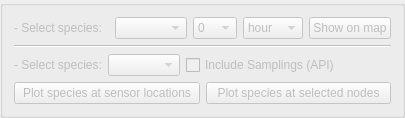
       <widget class="QGroupBox" name="results_group">
        <property name="enabled">
         <bool>false</bool>
        </property>
        <property name="sizePolicy">
         <sizepolicy hsizetype="Preferred" vsizetype="Preferred">
          <horstretch>0</horstretch>
          <verstretch>0</verstretch>
         </sizepolicy>
        </property>
        <property name="title">
         <string/>
        </property>
        <layout class="QGridLayout" name="gridLayout_6">
         <item row="1" column="0">
          <layout class="QVBoxLayout" name="verticalLayout_4">
           <item>
            <layout class="QHBoxLayout" name="horizontalLayout_5">
             <item>
              <widget class="QLabel" name="lbl_select_species_2">
               <property name="sizePolicy">
                <sizepolicy hsizetype="Preferred" vsizetype="Preferred">
                 <horstretch>0</horstretch>
                 <verstretch>0</verstretch>
                </sizepolicy>
               </property>
               <property name="text">
                <string>- Select species:  </string>
               </property>
              </widget>
             </item>
             <item>
              <widget class="QComboBox" name="select_species">
               <property name="sizePolicy">
                <sizepolicy hsizetype="Preferred" vsizetype="Preferred">
                 <horstretch>0</horstretch>
                 <verstretch>0</verstretch>
                </sizepolicy>
               </property>
              </widget>
             </item>
             <item>
              <widget class="QComboBox" name="sim_hour">
               <property name="sizePolicy">
                <sizepolicy hsizetype="Preferred" vsizetype="Preferred">
                 <horstretch>0</horstretch>
                 <verstretch>0</verstretch>
                </sizepolicy>
               </property>
               <item>
                <property name="text">
                 <string>0</string>
                </property>
               </item>
               <item>
                <property name="text">
                 <string>1</string>
                </property>
               </item>
               <item>
                <property name="text">
                 <string>2</string>
                </property>
               </item>
               <item>
                <property name="text">
                 <string>3</string>
                </property>
               </item>
               <item>
                <property name="text">
                 <string>4</string>
                </property>
               </item>
               <item>
                <property name="text">
                 <string>5</string>
                </property>
               </item>
               <item>
                <property name="text">
                 <string>6</string>
                </property>
               </item>
               <item>
                <property name="text">
                 <string>7</string>
                </property>
               </item>
               <item>
                <property name="text">
                 <string>8</string>
                </property>
               </item>
               <item>
                <property name="text">
                 <string>9</string>
                </property>
               </item>
               <item>
                <property name="text">
                 <string>10</string>
                </property>
               </item>
               <item>
                <property name="text">
                 <string>11</string>
                </property>
               </item>
               <item>
                <property name="text">
                 <string>12</string>
                </property>
               </item>
               <item>
                <property name="text">
                 <string>13</string>
                </property>
               </item>
               <item>
                <property name="text">
                 <string>14</string>
                </property>
               </item>
               <item>
                <property name="text">
                 <string>15</string>
                </property>
               </item>
               <item>
                <property name="text">
                 <string>16</string>
                </property>
               </item>
               <item>
                <property name="text">
                 <string>17</string>
                </property>
               </item>
               <item>
                <property name="text">
                 <string>18</string>
                </property>
               </item>
               <item>
                <property name="text">
                 <string>19</string>
                </property>
               </item>
               <item>
                <property name="text">
                 <string>20</string>
                </property>
               </item>
               <item>
                <property name="text">
                 <string>21</string>
                </property>
               </item>
               <item>
                <property name="text">
                 <string>22</string>
                </property>
               </item>
               <item>
                <property name="text">
                 <string>23</string>
                </property>
               </item>
               <item>
                <property name="text">
                 <string>24</string>
                </property>
               </item>
              </widget>
             </item>
             <item>
              <widget class="QComboBox" name="hour_min_max">
               <property name="sizePolicy">
                <sizepolicy hsizetype="Preferred" vsizetype="Preferred">
                 <horstretch>0</horstretch>
                 <verstretch>0</verstretch>
                </sizepolicy>
               </property>
               <item>
                <property name="text">
                 <string>hour</string>
                </property>
               </item>
               <item>
                <property name="text">
                 <string>min</string>
                </property>
               </item>
               <item>
                <property name="text">
                 <string>max</string>
                </property>
               </item>
               <item>
                <property name="text">
                 <string>mean</string>
                </property>
               </item>
              </widget>
             </item>
             <item>
              <widget class="QPushButton" name="show_update_map">
               <property name="sizePolicy">
                <sizepolicy hsizetype="Preferred" vsizetype="Preferred">
                 <horstretch>0</horstretch>
                 <verstretch>0</verstretch>
                </sizepolicy>
               </property>
               <property name="text">
                <string>Show on map</string>
               </property>
              </widget>
             </item>
            </layout>
           </item>
           <item>
            <widget class="Line" name="line_5">
             <property name="sizePolicy">
              <sizepolicy hsizetype="Preferred" vsizetype="Preferred">
               <horstretch>0</horstretch>
               <verstretch>0</verstretch>
              </sizepolicy>
             </property>
             <property name="orientation">
              <enum>Qt::Horizontal</enum>
             </property>
            </widget>
           </item>
           <item>
            <layout class="QHBoxLayout" name="horizontalLayout_14">
             <item>
              <widget class="QLabel" name="lbl_select_species_3">
               <property name="sizePolicy">
                <sizepolicy hsizetype="Preferred" vsizetype="Preferred">
                 <horstretch>0</horstretch>
                 <verstretch>0</verstretch>
                </sizepolicy>
               </property>
               <property name="text">
                <string>- Select species:</string>
               </property>
              </widget>
             </item>
             <item>
              <widget class="QgsCheckableComboBox" name="sim_multi_model_species">
               <property name="sizePolicy">
                <sizepolicy hsizetype="Preferred" vsizetype="Preferred">
                 <horstretch>0</horstretch>
                 <verstretch>0</verstretch>
                </sizepolicy>
               </property>
              </widget>
             </item>
             <item>
              <widget class="QCheckBox" name="samplings_checkbox">
               <property name="sizePolicy">
                <sizepolicy hsizetype="Preferred" vsizetype="Preferred">
                 <horstretch>0</horstretch>
                 <verstretch>0</verstretch>
                </sizepolicy>
               </property>
               <property name="text">
                <string>Include Samplings (API)</string>
               </property>
              </widget>
             </item>
             <item>
              <spacer name="horizontalSpacer_15">
               <property name="sizePolicy">
                <sizepolicy hsizetype="Minimum" vsizetype="Minimum">
                 <horstretch>0</horstretch>
                 <verstretch>0</verstretch>
                </sizepolicy>
               </property>
               <property name="orientation">
                <enum>Qt::Horizontal</enum>
               </property>
               <property name="sizeHint" stdset="0">
                <size>
                 <width>40</width>
                 <height>20</height>
                </size>
               </property>
              </spacer>
             </item>
            </layout>
           </item>
          </layout>
         </item>
         <item row="2" column="0">
          <layout class="QHBoxLayout" name="horizontalLayout_19">
           <item>
            <widget class="QPushButton" name="plot_species_locations">
             <property name="sizePolicy">
              <sizepolicy hsizetype="Preferred" vsizetype="Preferred">
               <horstretch>0</horstretch>
               <verstretch>0</verstretch>
              </sizepolicy>
             </property>
             <property name="toolTip">
              <string>SensorLocations based on the real sensor data.</string>
             </property>
             <property name="text">
              <string>Plot species at sensor locations</string>
             </property>
            </widget>
           </item>
           <item>
            <widget class="QPushButton" name="plot_species_nodes">
             <property name="enabled">
              <bool>false</bool>
             </property>
             <property name="sizePolicy">
              <sizepolicy hsizetype="Preferred" vsizetype="Preferred">
               <horstretch>0</horstretch>
               <verstretch>0</verstretch>
              </sizepolicy>
             </property>
             <property name="text">
              <string>Plot species at selected nodes</string>
             </property>
            </widget>
           </item>
          </layout>
         </item>
        </layout>
       </widget>
